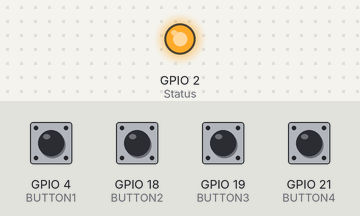
The sketch below on a simulated ESP32. Shown: output pins drawn as LEDs (lit = HIGH). Inputs (shaded band) come from the test bench; at power-on: GPIO 4 (BUTTON1), GPIO 18 (BUTTON2), GPIO 19 (BUTTON3), GPIO 21 (BUTTON4) HIGH. What the sketch prints to the serial monitor is not drawn.

Above: at 0.1 s.
Timing chart, 0 to 1.6 s (numbered marks = the images above):
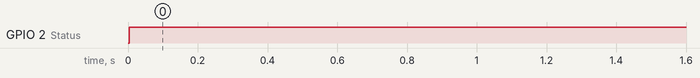

The sketch:

ESPNOW_PENGIRIM.ino
```cpp
#include <esp_now.h>
#include <WiFi.h>

const int BUTTON1 = 4;
const int BUTTON2 = 18;
const int BUTTON3 = 19;
const int BUTTON4 = 21;
const int Status = 2;

uint8_t broadcastAddress[] = {0x94, 0x54, 0xC5, 0xA9, 0xB0, 0xD0};

esp_now_peer_info_t peerInfo;
void onSent(const uint8_t *macAddr, esp_now_send_status_t status) {
  Serial.print("Pengiriman data: ");
  if (status == ESP_NOW_SEND_SUCCESS) {
    Serial.println("Berhasil");
    digitalWrite(Status, HIGH);
  } else {
    Serial.println("Gagal");
    digitalWrite(Status, LOW);
  }
}

void setup() {
  Serial.begin(115200);
  pinMode(BUTTON1, INPUT_PULLUP);
  pinMode(BUTTON2, INPUT_PULLUP);
  pinMode(BUTTON3, INPUT_PULLUP);
  pinMode(BUTTON4, INPUT_PULLUP);
  pinMode(Status, OUTPUT);
  WiFi.mode(WIFI_STA);

  if (esp_now_init() != ESP_OK) {
    Serial.println("Gagal menginisialisasi ESP-NOW");
    return;
  }

  esp_now_register_send_cb(onSent);

  memcpy(peerInfo.peer_addr, broadcastAddress, 6);
  peerInfo.channel = 0;
  peerInfo.encrypt = false;

  if (esp_now_add_peer(&peerInfo) != ESP_OK) {
    Serial.println("Gagal menambahkan peer");
    return;
  }
}

void loop() {
  uint8_t data = 1;
  esp_now_send(broadcastAddress, &data, sizeof(data));
  delay(200);
  if (digitalRead(BUTTON1) == LOW) {
    uint8_t data = 1;
    esp_now_send(broadcastAddress, &data, sizeof(data));
    delay(200);
  }
  else if (digitalRead(BUTTON2) == LOW) {
    uint8_t data = 2;
    esp_now_send(broadcastAddress, &data, sizeof(data));
    delay(200);
  }
  else if (digitalRead(BUTTON3) == LOW) {
    uint8_t data = 3;
    esp_now_send(broadcastAddress, &data, sizeof(data));
    delay(200);
  }
  else if (digitalRead(BUTTON4) == LOW) {
    uint8_t data = 4;
    esp_now_send(broadcastAddress, &data, sizeof(data));
    delay(200);
  }
}
```

Measured:
- by itself, GPIO 2 (Status): LOW → HIGH at 0.00 s
